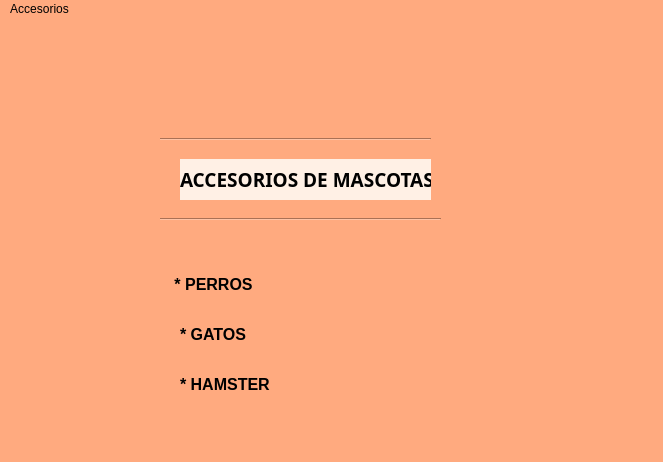
<?xml version="1.0" encoding="UTF-8"?>
<ui version="4.0">
 <class>MainWindow</class>
 <widget class="QMainWindow" name="MainWindow">
  <property name="geometry">
   <rect>
    <x>0</x>
    <y>0</y>
    <width>663</width>
    <height>462</height>
   </rect>
  </property>
  <property name="minimumSize">
   <size>
    <width>663</width>
    <height>0</height>
   </size>
  </property>
  <property name="palette">
   <palette>
    <active>
     <colorrole role="Button">
      <brush brushstyle="SolidPattern">
       <color alpha="255">
        <red>255</red>
        <green>170</green>
        <blue>127</blue>
       </color>
      </brush>
     </colorrole>
     <colorrole role="Base">
      <brush brushstyle="SolidPattern">
       <color alpha="255">
        <red>255</red>
        <green>170</green>
        <blue>127</blue>
       </color>
      </brush>
     </colorrole>
     <colorrole role="Window">
      <brush brushstyle="SolidPattern">
       <color alpha="255">
        <red>255</red>
        <green>170</green>
        <blue>127</blue>
       </color>
      </brush>
     </colorrole>
     <colorrole role="LinkVisited">
      <brush brushstyle="SolidPattern">
       <color alpha="255">
        <red>255</red>
        <green>85</green>
        <blue>255</blue>
       </color>
      </brush>
     </colorrole>
    </active>
    <inactive>
     <colorrole role="Button">
      <brush brushstyle="SolidPattern">
       <color alpha="255">
        <red>255</red>
        <green>170</green>
        <blue>127</blue>
       </color>
      </brush>
     </colorrole>
     <colorrole role="Base">
      <brush brushstyle="SolidPattern">
       <color alpha="255">
        <red>255</red>
        <green>170</green>
        <blue>127</blue>
       </color>
      </brush>
     </colorrole>
     <colorrole role="Window">
      <brush brushstyle="SolidPattern">
       <color alpha="255">
        <red>255</red>
        <green>170</green>
        <blue>127</blue>
       </color>
      </brush>
     </colorrole>
     <colorrole role="LinkVisited">
      <brush brushstyle="SolidPattern">
       <color alpha="255">
        <red>255</red>
        <green>85</green>
        <blue>255</blue>
       </color>
      </brush>
     </colorrole>
    </inactive>
    <disabled>
     <colorrole role="Button">
      <brush brushstyle="SolidPattern">
       <color alpha="255">
        <red>255</red>
        <green>170</green>
        <blue>127</blue>
       </color>
      </brush>
     </colorrole>
     <colorrole role="Base">
      <brush brushstyle="SolidPattern">
       <color alpha="255">
        <red>255</red>
        <green>170</green>
        <blue>127</blue>
       </color>
      </brush>
     </colorrole>
     <colorrole role="Window">
      <brush brushstyle="SolidPattern">
       <color alpha="255">
        <red>255</red>
        <green>170</green>
        <blue>127</blue>
       </color>
      </brush>
     </colorrole>
     <colorrole role="LinkVisited">
      <brush brushstyle="SolidPattern">
       <color alpha="255">
        <red>255</red>
        <green>85</green>
        <blue>255</blue>
       </color>
      </brush>
     </colorrole>
    </disabled>
   </palette>
  </property>
  <property name="font">
   <font>
    <family>Courier New</family>
    <pointsize>16</pointsize>
    <weight>75</weight>
    <italic>true</italic>
    <bold>true</bold>
   </font>
  </property>
  <property name="windowTitle">
   <string>MainWindow</string>
  </property>
  <property name="styleSheet">
   <string notr="true">background-color: rgb(255, 170, 127);</string>
  </property>
  <widget class="QWidget" name="centralwidget">
   <widget class="QLabel" name="label_titulo">
    <property name="geometry">
     <rect>
      <x>180</x>
      <y>140</y>
      <width>251</width>
      <height>41</height>
     </rect>
    </property>
    <property name="font">
     <font>
      <family>Aharoni</family>
      <pointsize>14</pointsize>
      <weight>75</weight>
      <italic>false</italic>
      <bold>true</bold>
     </font>
    </property>
    <property name="styleSheet">
     <string notr="true">background-color: rgb(255, 240, 229);</string>
    </property>
    <property name="text">
     <string>ACCESORIOS DE MASCOTAS</string>
    </property>
   </widget>
   <widget class="Line" name="line">
    <property name="geometry">
     <rect>
      <x>160</x>
      <y>190</y>
      <width>281</width>
      <height>20</height>
     </rect>
    </property>
    <property name="orientation">
     <enum>Qt::Horizontal</enum>
    </property>
   </widget>
   <widget class="Line" name="line_2">
    <property name="geometry">
     <rect>
      <x>160</x>
      <y>110</y>
      <width>271</width>
      <height>20</height>
     </rect>
    </property>
    <property name="orientation">
     <enum>Qt::Horizontal</enum>
    </property>
   </widget>
   <widget class="QLabel" name="label">
    <property name="geometry">
     <rect>
      <x>170</x>
      <y>250</y>
      <width>181</width>
      <height>31</height>
     </rect>
    </property>
    <property name="font">
     <font>
      <pointsize>12</pointsize>
      <weight>75</weight>
      <bold>true</bold>
     </font>
    </property>
    <property name="text">
     <string> * PERROS</string>
    </property>
   </widget>
   <widget class="QLabel" name="label_2">
    <property name="geometry">
     <rect>
      <x>180</x>
      <y>300</y>
      <width>181</width>
      <height>31</height>
     </rect>
    </property>
    <property name="font">
     <font>
      <pointsize>12</pointsize>
      <weight>75</weight>
      <bold>true</bold>
     </font>
    </property>
    <property name="text">
     <string>* GATOS</string>
    </property>
   </widget>
   <widget class="QLabel" name="label_3">
    <property name="geometry">
     <rect>
      <x>180</x>
      <y>350</y>
      <width>181</width>
      <height>31</height>
     </rect>
    </property>
    <property name="font">
     <font>
      <pointsize>12</pointsize>
      <weight>75</weight>
      <bold>true</bold>
     </font>
    </property>
    <property name="text">
     <string>* HAMSTER</string>
    </property>
   </widget>
  </widget>
  <widget class="QMenuBar" name="menubar">
   <property name="geometry">
    <rect>
     <x>0</x>
     <y>0</y>
     <width>663</width>
     <height>21</height>
    </rect>
   </property>
   <widget class="QMenu" name="menuCamisetas">
    <property name="title">
     <string>Accesorios</string>
    </property>
    <addaction name="submenu_registrar_accesorios"/>
    <addaction name="submenu_listar_accesorios"/>
    <addaction name="submenu_table_widget_accesorios"/>
    <addaction name="submenu_inicio"/>
    <addaction name="submenu_list_widget_accesorios"/>
    <addaction name="separator"/>
   </widget>
   <addaction name="menuCamisetas"/>
  </widget>
  <widget class="QStatusBar" name="statusbar"/>
  <action name="submenu_registrar_accesorios">
   <property name="text">
    <string>registrar accesorios</string>
   </property>
  </action>
  <action name="submenu_listar_accesorios">
   <property name="text">
    <string>listar accesorios</string>
   </property>
  </action>
  <action name="submenu_inicio">
   <property name="text">
    <string>inicio</string>
   </property>
  </action>
  <action name="submenu_list_widget_accesorios">
   <property name="text">
    <string>ventana_list_widget</string>
   </property>
  </action>
  <action name="submenu_table_widget_accesorios">
   <property name="text">
    <string>ventana_table_widget</string>
   </property>
  </action>
 </widget>
 <resources/>
 <connections/>
</ui>
